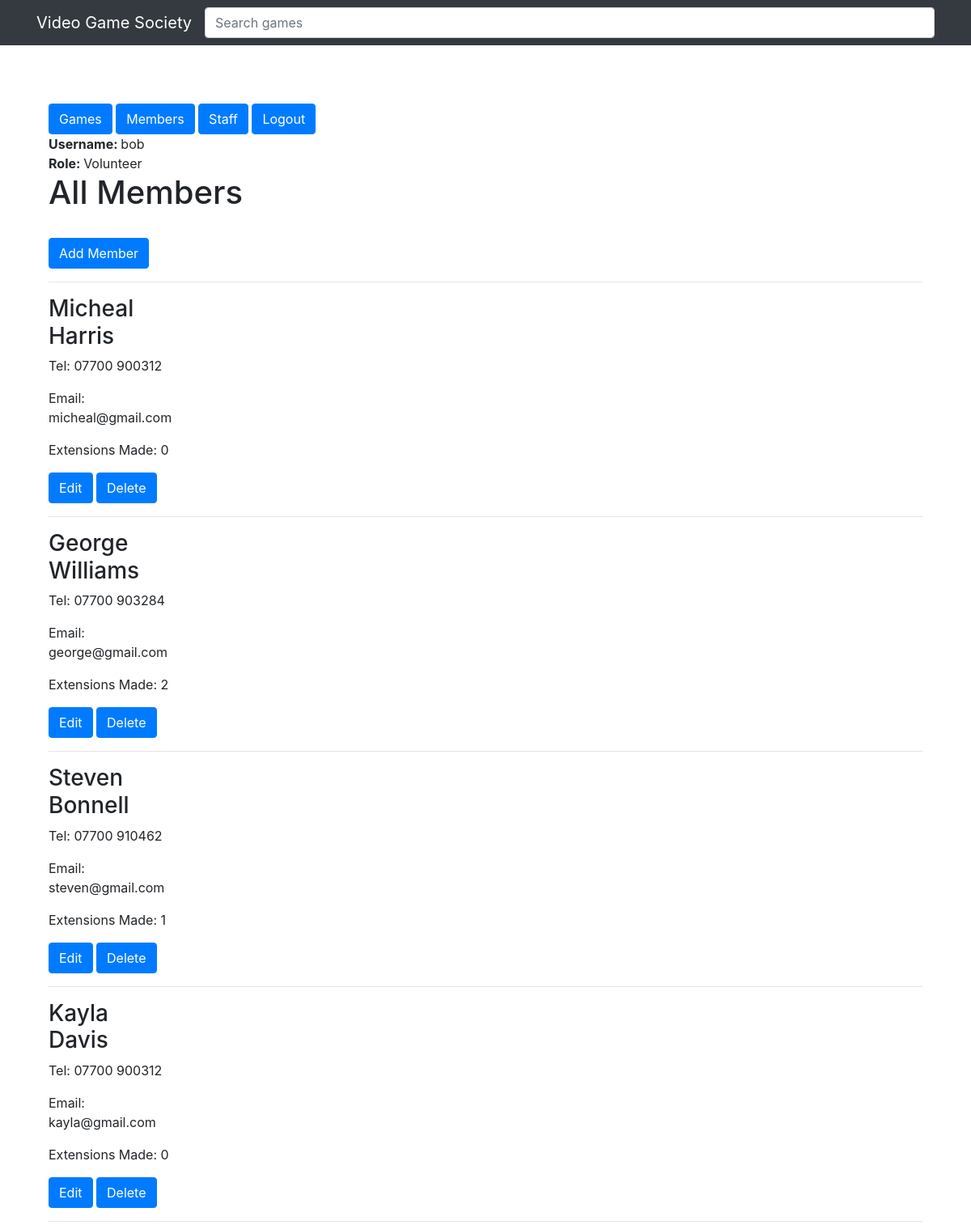
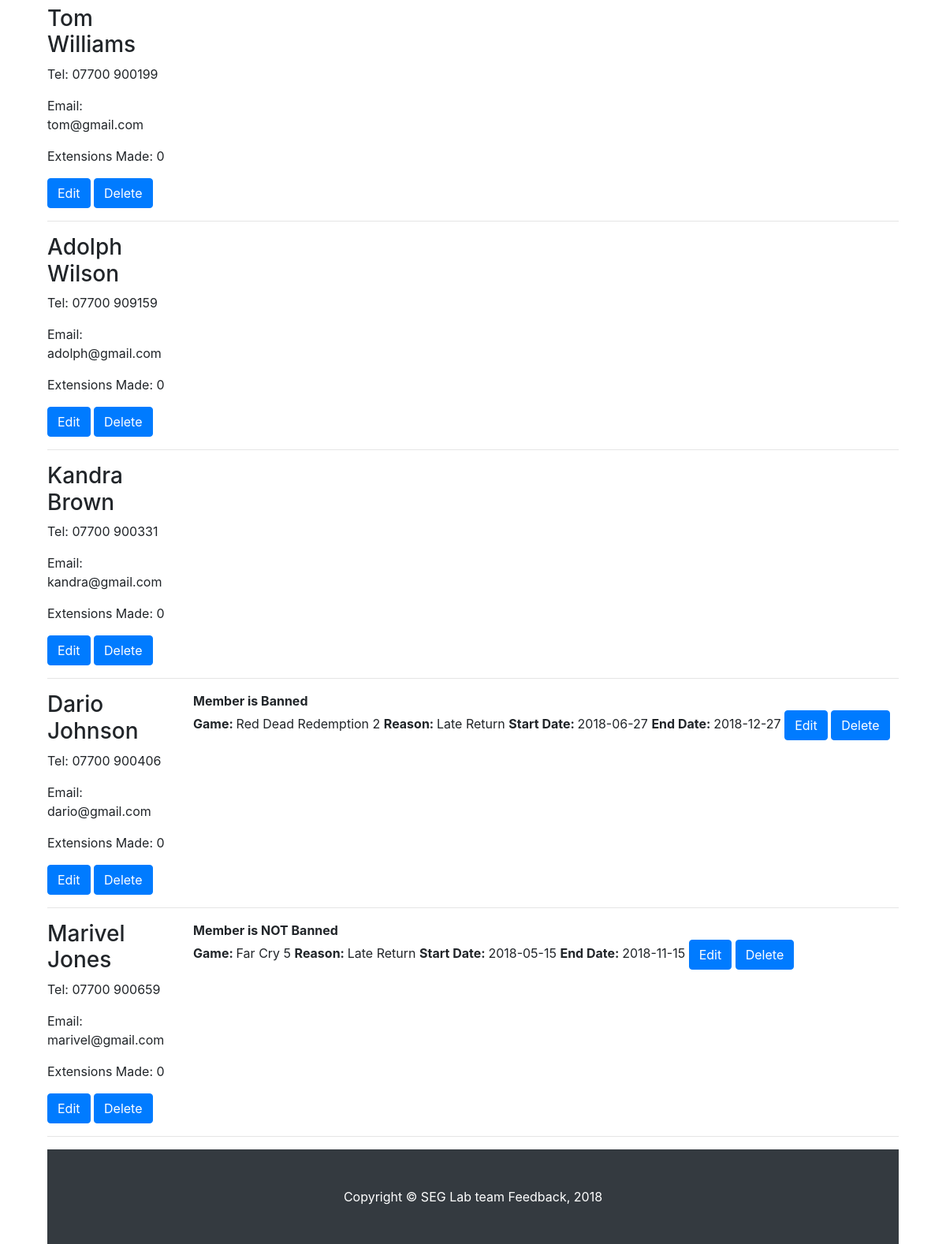
/public/members/index.php (signed in), run on the app's committed database (2 pictures, top to bottom).
### tables this page shows
CREATE TABLE Members(
                      Member_ID       INT         NOT NULL AUTO_INCREMENT,
                      Name            VARCHAR(64) NOT NULL,
                      Tel             VARCHAR(15),
                      Email           VARCHAR(254),
                      Extensions_Made INT         NOT NULL,

                      PRIMARY KEY (Member_ID)
);

CREATE TABLE Games(
                    Game_ID      INT         NOT NULL AUTO_INCREMENT,
                    Title        VARCHAR(32) NOT NULL,
                    Genre        VARCHAR(32),
                    Release_Year DATE        NOT NULL,
                    Description  VARCHAR(1024),
                    FormatOfGame VARCHAR(9),
                    Value        INT         NOT NULL,
                    isAvailable  BOOLEAN     NOT NULL,

                    PRIMARY KEY (Game_ID)

);

CREATE TABLE Bans(
                   Ban_ID     INT          NOT NULL AUTO_INCREMENT,
                   Rental_ID  INT,
                   Reason     VARCHAR(256) NOT NULL,
                   Start_Date DATE         NOT NULL,
                   End_Date   DATE,

                   PRIMARY KEY (Ban_ID),
                   FOREIGN KEY (Rental_ID) REFERENCES Rentals (Rental_ID)


);

### private/functions.php (called while the page is built, shortened)
<?php
function url_for($script_path) {
  if($script_path[0] != '/') {
    $script_path = "/" . $script_path;
  }
  return WWW_ROOT . $script_path;
}
function u($string="") {
  return urlencode($string);
}
function h($string="") {
  return htmlspecialchars($string);
}
?>

### private/db_functions.php (called while the page is built, shortened)
<?php
  function find_all_members() {
        global $db;
        $sql = "SELECT * FROM Members ";
        $sql .= "ORDER BY Member_ID DESC";
        $result = mysqli_query($db, $sql);
    return $result;
  }
  function find_member_ban($id) {
        global $db;
        $sql = "SELECT Games.Title,Bans.Ban_ID, Bans.Reason, Bans.Start_Date, Bans.End_Date FROM Members,Rentals,Bans,Games ";
        $sql .= "WHERE Games.Game_ID = Rentals.Game_ID AND Bans.Rental_ID = Rentals.Rental_ID AND Rentals.Member_ID ='" . $id ."' AND Members.Member_ID='" . $id . "'";
        $result = mysqli_query($db, $sql);
    return $result;
  }
?>

### public/members/index.php (the view, shortened to what this page needs)
<?php include(SHARED_PATH . '/header.php'); ?>
   <h1>All Members</h1>
     <div class="actions">
     <br>
        <a class="btn btn-primary" href="./new.php">Add Member</a>
    </div>
    <hr/>
    <?php $result = find_all_members();
    while($member = mysqli_fetch_assoc($result)){ ?>
      <div class="row">
        <div class="col-md-2">
          <h3><?php echo h($member['Name']); ?></h3>
          <p>Tel: <?php echo h($member['Tel']) ?></p>
          <p>Email: <?php echo h($member['Email']) ?></p>
          <p>Extensions Made: <?php echo h($member['Extensions_Made']) ?></p>
          <div>
                <a class="btn btn-primary" href="<?php echo url_for('./members/edit.php?id=' . h(u($member['Member_ID']))); ?>">Edit</a>
                <a class="btn btn-primary" href="<?php echo url_for('./members/delete.php?id=' . h(u($member['Member_ID']))); ?>">Delete</a>
         </div>
        </div>
        <div class="col-md-10">
          <?php $bansRe =  find_member_ban($member['Member_ID']);
                while($ban = mysqli_fetch_assoc($bansRe)){
                    if($ban['End_Date'] == Null) $end = "Null";
                    else $end = $ban['End_Date'];
                    if($end != "Null"){
                        if($end > date("Y-m-d") ) echo "<b>Member is Banned</b>";
                        else echo "<b>Member is NOT Banned</b>";
                    }
                 ?>
                    <p><?php echo "<b>Game: </b>" . h($ban['Title']) . " <b>Reason: </b>" .
                        h($ban['Reason']). " <b>Start Date: </b>" . h($ban['Start_Date'])
                        . " <b>End Date: </b>" .  $end;  ?>
                    <a class="btn btn-primary" href="<?php echo url_for('./members/editBan.php?id=' . h(u($ban['Ban_ID']))); ?>">Edit</a>
                    <a class="btn btn-primary" href="<?php echo url_for('./members/deleteBan.php?id=' . h(u($ban['Ban_ID']))); ?>">Delete</a>
                    </p>
           <?php } ?>
        </div>
      </div>
    <hr/>
    <?php }?>
<?php include(SHARED_PATH . '/footer.php'); ?>

### private/shared/header.php (shortened to what this page needs)
<!doctype html>
<html lang="en">
  <head>
    <link href="../../public/css/games.css" rel="stylesheet">
    <link href=" /gameList.css" rel="stylesheet">
  </head>
  <body>
    <form action="<?php echo url_for('../../VGS/public/games/index.php'); ?>" method="post">
    <nav class="navbar navbar-expand-lg navbar-dark bg-dark fixed-top">
      <div class="container">
        <a class="navbar-brand" href="../../public/games/index.php">Video Game Society</a>
            <input class="form-control" type="text" name="searchValue" placeholder="Search games" aria-label="Search">
      </div>
    </nav>
    </form>
    <div class="row">
        <div class= "col">
                <div class="actions">
                 <br><br><br>
                    <a class="btn btn-primary" href="<?php echo url_for('../public/games/index.php'); ?>">Games</a>
                     <a class="btn btn-primary" href="<?php echo url_for('../public/members/index.php'); ?>">Members</a>
                    <a class="btn btn-primary" href="<?php echo url_for('../public/staff/index.php'); ?>">Staff</a>
                    <a class="btn btn-primary" href="<?php echo url_for('../public/login.php'); ?>">Logout</a>
                </div>
        </div>
    </div>
    <b><?php echo 'Username: ';?></b>  <?php echo $_SESSION['username']; ?>
        <br>
     <b><?php echo 'Role: ';?></b>  <?php echo $_SESSION['role']; ?>
    <br>
    <body>

### private/shared/footer.php
    </body>
    <footer class="py-5 bg-dark">
      <div class="container">
        <p class="m-0 text-center text-white">Copyright &copy; SEG Lab team Feedback, 2018</p>
      </div>
    </footer>
  </body>
</html>

### public/css/gameList.css (style rules this page uses)
body { padding-top: 54px; }
@media (min-width: 992px) { body { padding-top: 56px; } }

### private/shared/header.php (style rules this page uses)
body { width:90%; margin: 0 auto; }

### data on the page
members: Name "Micheal Harris", Tel "07700 900312", Email "micheal@gmail.com", Extensions_Made "0"
members: Name "George Williams", Tel "07700 903284", Email "george@gmail.com", Extensions_Made "2"
members: Name "Steven Bonnell", Tel "07700 910462", Email "steven@gmail.com", Extensions_Made "1"
members: Name "Kayla Davis", Tel "07700 900312", Email "kayla@gmail.com", Extensions_Made "0"
members: Name "Tom Williams", Tel "07700 900199", Email "tom@gmail.com", Extensions_Made "0"
members: Name "Adolph Wilson", Tel "07700 909159", Email "adolph@gmail.com", Extensions_Made "0"
members: Name "Kandra Brown", Tel "07700 900331", Email "kandra@gmail.com", Extensions_Made "0"
members: Name "Dario Johnson", Tel "07700 900406", Email "dario@gmail.com", Extensions_Made "0"
games: shows "Member is Banned", Title "Red Dead Redemption 2", bans.Reason "Late Return", bans.Start_Date "2018-06-27", bans.End_Date "2018-12-27"
members: Name "Marivel Jones", Tel "07700 900659", Email "marivel@gmail.com", Extensions_Made "0"
games: shows "Member is NOT Banned", Title "Far Cry 5", bans.Reason "Late Return", bans.Start_Date "2018-05-15", bans.End_Date "2018-11-15"

### other printed values
$_SESSION['username'] "bob"
$_SESSION['role'] "Volunteer"
